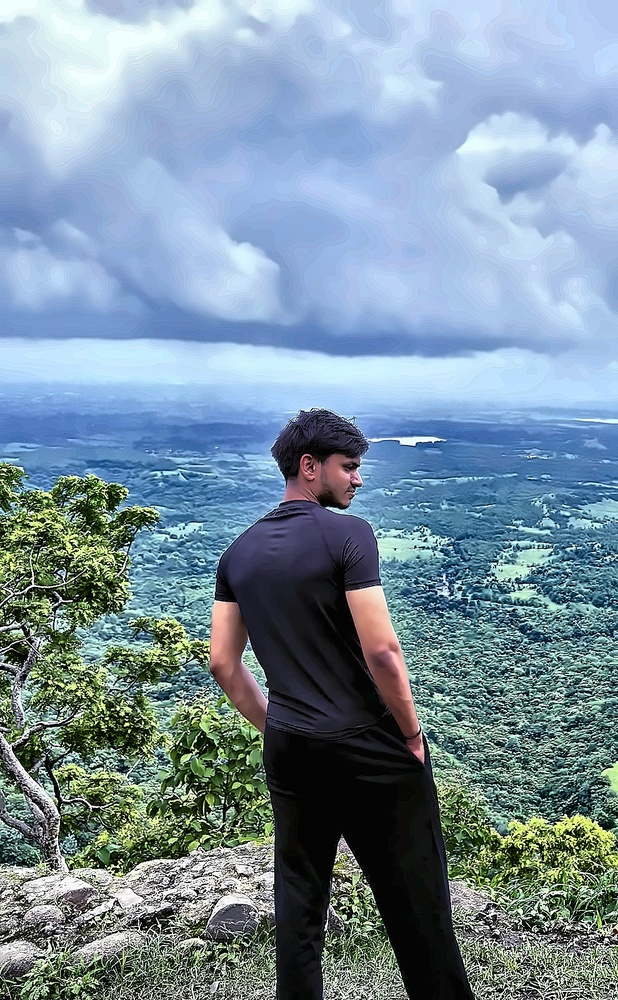
#> input picture Image-Enhancement/enhanced_image.jpg, 618 x 1000 px, shrunk from 989 x 1600 before the run
$ python image_enhancement.py
#> lines starting #> are read from the running program, lines starting #| are printed output that depends on the picture
#> the answer given: enhanced_image.jpg
import cv2
import numpy as np
import os

def enhance_image(image_path):
#> called with image_path = 'enhanced_image.jpg'
    if not os.path.isfile(image_path):
        print("Error: Image file does not exist.")
        return

    image = cv2.imread(image_path)
#> image is the input picture: shape (1000, 618, 3); mean B, G, R 159.5, 144.3, 122.6
    if image is None:
        print("Error: Unable to read image.")
        return

    print("=" * 40)
    print("IMAGE ENHANCEMENT")
    print("=" * 40)
    print("Input Image     :", os.path.basename(image_path))
    print("Original Size   :", image.shape[1], "x", image.shape[0])
#| Original Size   : 618 x 1000

    # 1. Noise reduction
    denoised = cv2.fastNlMeansDenoisingColored(image, None, 5, 5, 7, 21)

    # 2. Contrast enhancement using CLAHE on the lightness channel
    lab = cv2.cvtColor(denoised, cv2.COLOR_BGR2LAB)
#> lab: shape (1000, 618, 3); mean of channels 0, 1, 2 146.4, 124.4, 118.2
    l, a, b = cv2.split(lab)
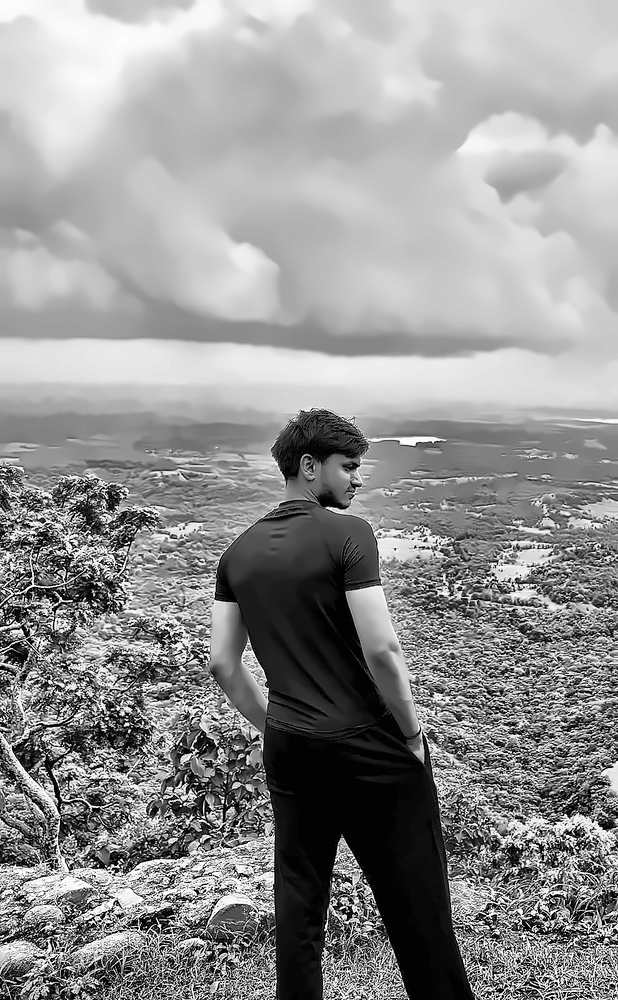
#> l: shape (1000, 618); min 0, max 254, mean 146.4
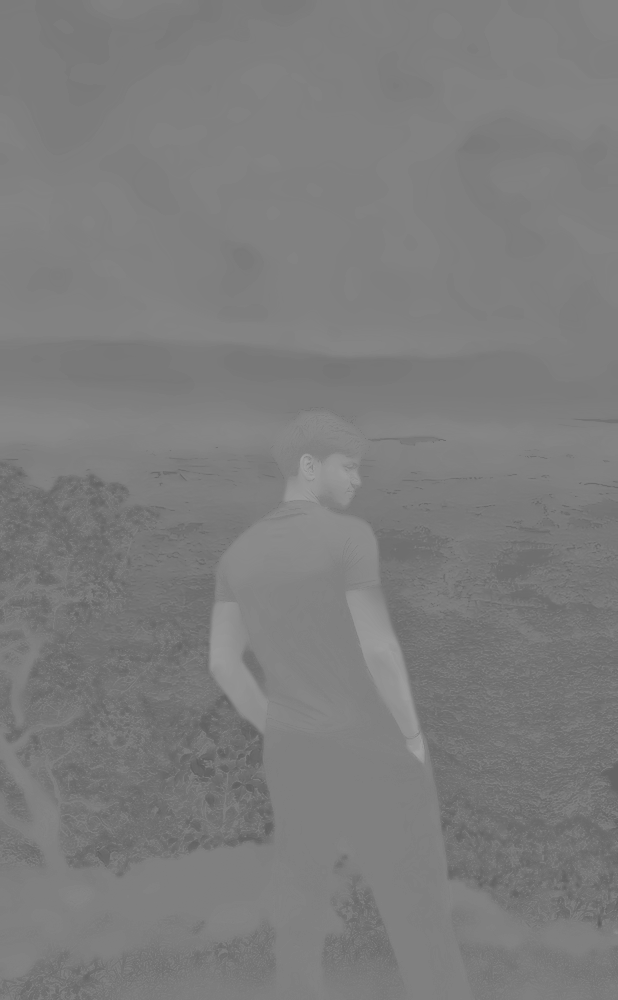
#> a: shape (1000, 618); min 91, max 163, mean 124.4
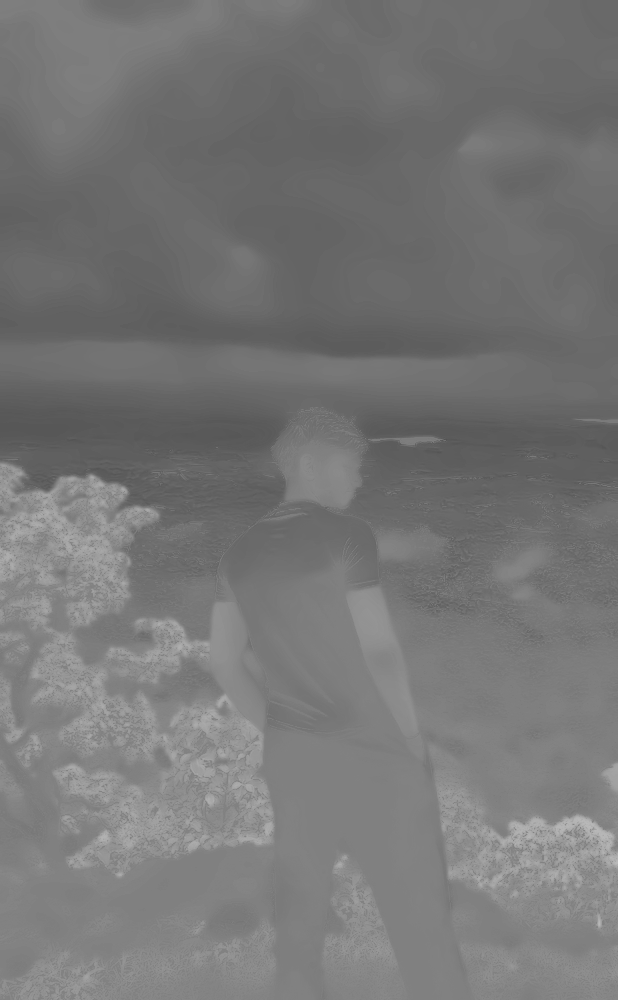
#> b: shape (1000, 618); min 83, max 187, mean 118.2
    clahe = cv2.createCLAHE(clipLimit=2.0, tileGridSize=(8, 8))
    enhanced_l = clahe.apply(l)
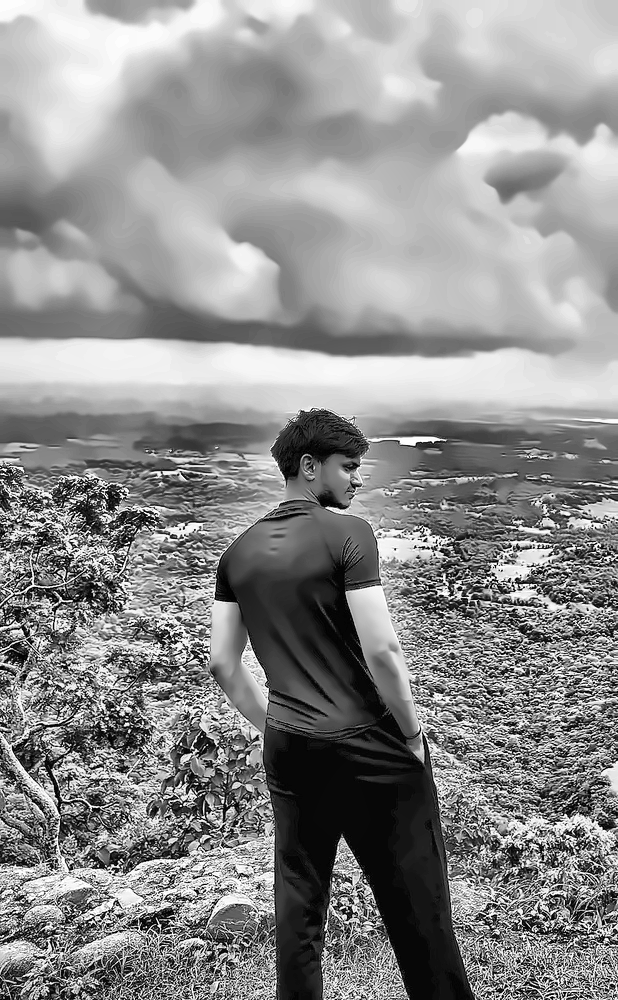
#> enhanced_l: shape (1000, 618); min 0, max 255, mean 141.7
    enhanced_lab = cv2.merge((enhanced_l, a, b))
#> enhanced_lab: shape (1000, 618, 3); mean of channels 0, 1, 2 141.7, 124.4, 118.2
    enhanced = cv2.cvtColor(enhanced_lab, cv2.COLOR_LAB2BGR)
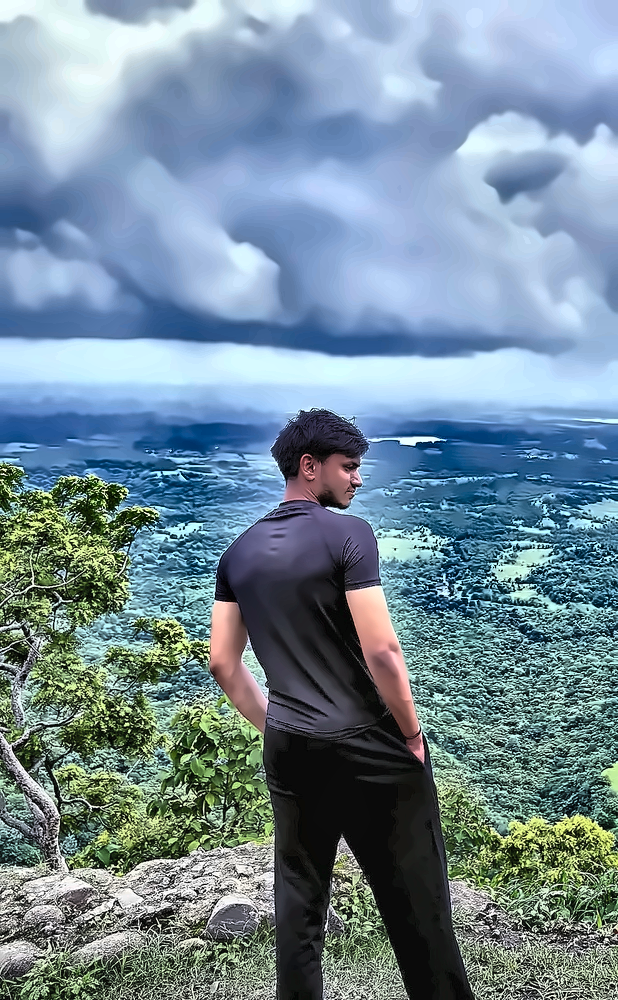
#> enhanced: shape (1000, 618, 3); mean B, G, R 153.3, 139.4, 116.3

    # 3. Sharpening
    kernel = np.array([
        [0, -1, 0],
        [-1, 5, -1],
        [0, -1, 0]
    ])
    sharpened = cv2.filter2D(enhanced, -1, kernel)
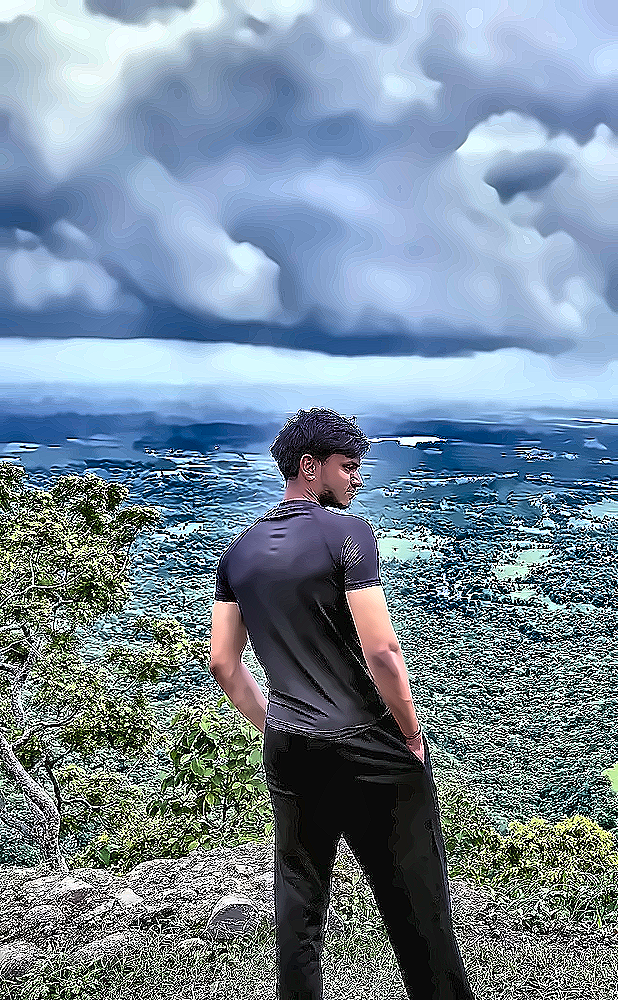
#> sharpened: shape (1000, 618, 3); mean B, G, R 154.2, 138.3, 120.2

    output_path = "enhanced_image.jpg"
    cv2.imwrite(output_path, sharpened)

    print("\nEnhancement Applied:")
    print("- Noise Reduction")
    print("- CLAHE Contrast Enhancement")
    print("- Sharpening")
    print("\nOutput File     :", output_path)

if __name__ == "__main__":
    path = input("Enter image path: ").strip().strip('"')
    enhance_image(path)

$ run again, with Image-Enhancement/input_image.jpg copied over Image-Enhancement/enhanced_image.jpg
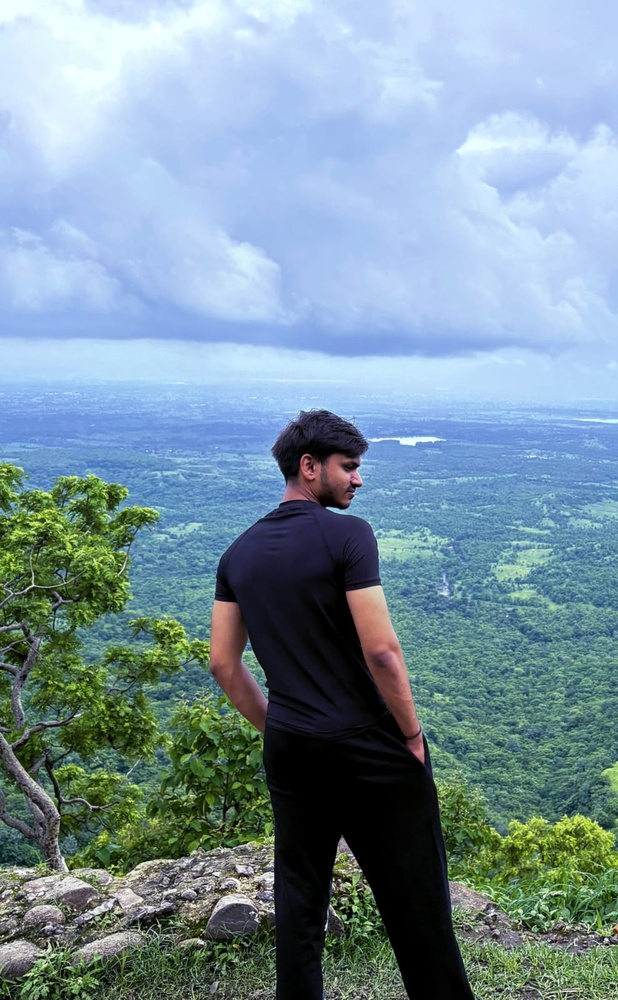
#> input picture Image-Enhancement/input_image.jpg, 618 x 1000 px, shrunk from 989 x 1600 before the run
#> in enhance_image, image is the input picture: shape (1000, 618, 3); mean B, G, R 159.7, 146.8, 122.4
#| Original Size   : 618 x 1000
#> lab: shape (1000, 618, 3); mean of channels 0, 1, 2 148.6, 123.1, 119.4
#> in enhance_image, `enhanced_l = clahe.apply(l)`:
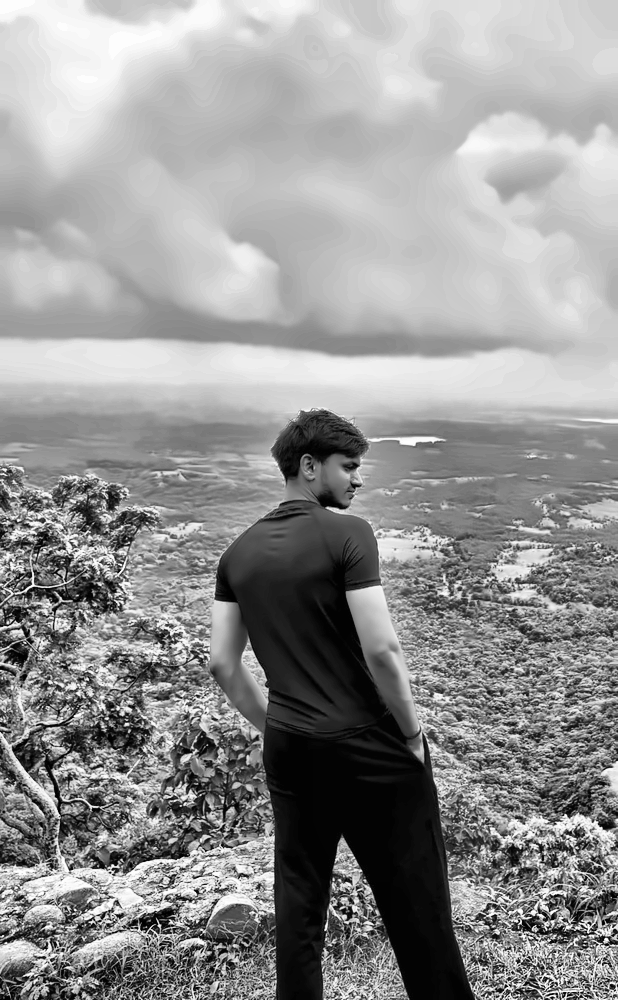
#> enhanced_l: shape (1000, 618); min 0, max 255, mean 148
#> enhanced_lab: shape (1000, 618, 3); mean of channels 0, 1, 2 148, 123.1, 119.4
#> in enhance_image, `sharpened = cv2.filter2D(enhanced, -1, kernel)`:
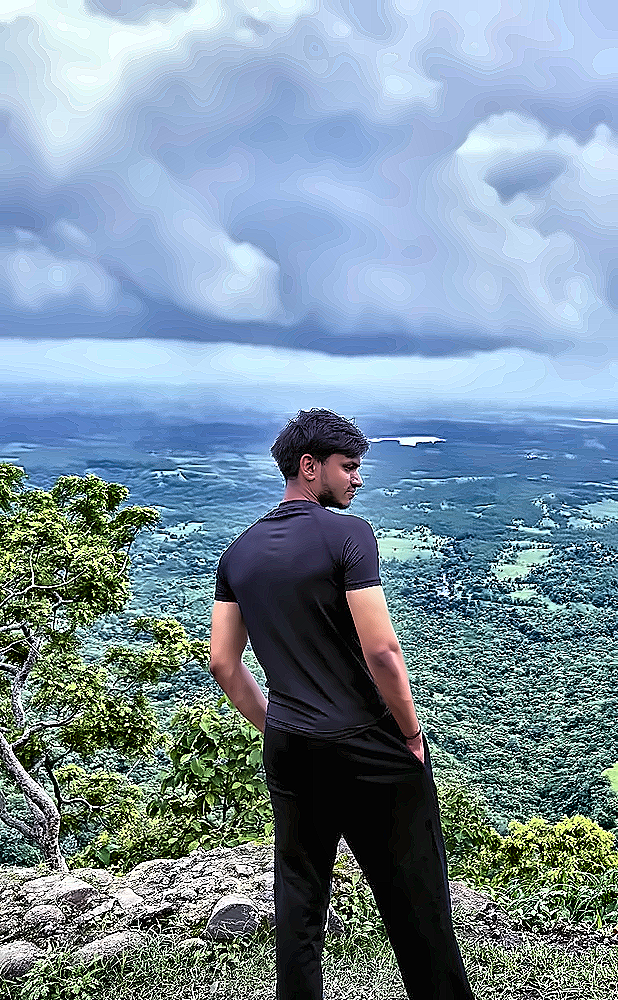
#> sharpened: shape (1000, 618, 3); mean B, G, R 159.7, 144.8, 123.6
